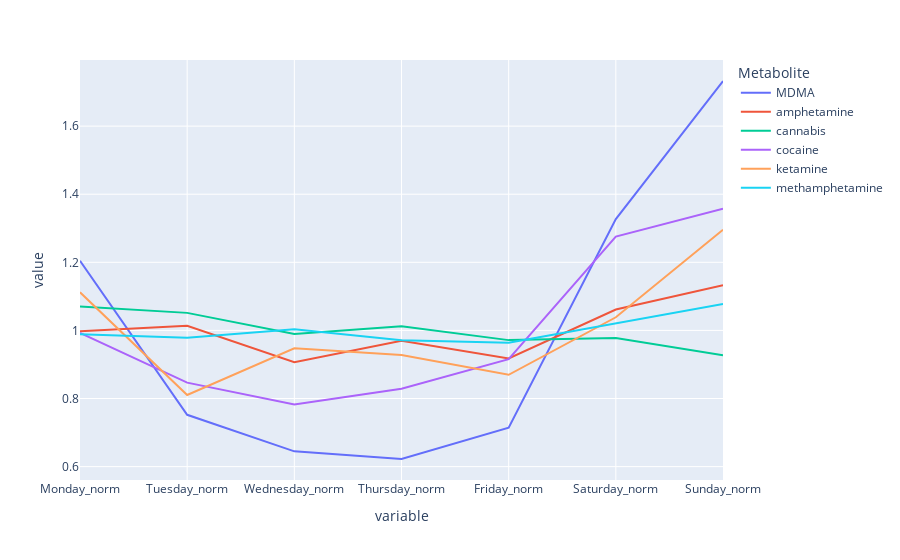

Notebook cell for this chart:
### Code cell
unique_drugs = df["Metabolite"].unique()
mean_day = df.groupby(["Metabolite"])[days_norm].mean()


mean_day=mean_day.reset_index()
mean_day=mean_day.melt(id_vars="Metabolite", value_vars=["Monday_norm","Tuesday_norm", "Wednesday_norm","Thursday_norm","Friday_norm","Saturday_norm","Sunday_norm"])
fig = px.line(mean_day, x="variable", y="value", color='Metabolite')
fig.show()
mean_day

### Figure 1 — Plotly figure (JSON) as saved in the notebook; plotly's stock layout.template omitted (floating-point values rounded to 4 significant figures)
{"data": [{"hovertemplate": "Metabolite=MDMA<br>variable=%{x}<br>value=%{y}<extra></extra>", "legendgroup": "MDMA", "line": {"color": "#636efa", "dash": "solid"}, "marker": {"symbol": "circle"}, "mode": "lines", "name": "MDMA", "orientation": "v", "showlegend": true, "type": "scatter", "x": ["Monday_norm", "Tuesday_norm", "Wednesday_norm", "Thursday_norm", "Friday_norm", "Saturday_norm", "Sunday_norm"], "xaxis": "x", "y": [1.205, 0.7521, 0.6448, 0.6223, 0.7145, 1.327, 1.733], "yaxis": "y"}, {"hovertemplate": "Metabolite=amphetamine<br>variable=%{x}<br>value=%{y}<extra></extra>", "legendgroup": "amphetamine", "line": {"color": "#EF553B", "dash": "solid"}, "marker": {"symbol": "circle"}, "mode": "lines", "name": "amphetamine", "orientation": "v", "showlegend": true, "type": "scatter", "x": ["Monday_norm", "Tuesday_norm", "Wednesday_norm", "Thursday_norm", "Friday_norm", "Saturday_norm", "Sunday_norm"], "xaxis": "x", "y": [0.9973, 1.014, 0.9066, 0.9695, 0.9178, 1.061, 1.133], "yaxis": "y"}, {"hovertemplate": "Metabolite=cannabis<br>variable=%{x}<br>value=%{y}<extra></extra>", "legendgroup": "cannabis", "line": {"color": "#00cc96", "dash": "solid"}, "marker": {"symbol": "circle"}, "mode": "lines", "name": "cannabis", "orientation": "v", "showlegend": true, "type": "scatter", "x": ["Monday_norm", "Tuesday_norm", "Wednesday_norm", "Thursday_norm", "Friday_norm", "Saturday_norm", "Sunday_norm"], "xaxis": "x", "y": [1.07, 1.052, 0.9894, 1.012, 0.9715, 0.978, 0.927], "yaxis": "y"}, {"hovertemplate": "Metabolite=cocaine<br>variable=%{x}<br>value=%{y}<extra></extra>", "legendgroup": "cocaine", "line": {"color": "#ab63fa", "dash": "solid"}, "marker": {"symbol": "circle"}, "mode": "lines", "name": "cocaine", "orientation": "v", "showlegend": true, "type": "scatter", "x": ["Monday_norm", "Tuesday_norm", "Wednesday_norm", "Thursday_norm", "Friday_norm", "Saturday_norm", "Sunday_norm"], "xaxis": "x", "y": [0.9928, 0.8467, 0.7827, 0.8289, 0.9156, 1.275, 1.357], "yaxis": "y"}, {"hovertemplate": "Metabolite=ketamine<br>variable=%{x}<br>value=%{y}<extra></extra>", "legendgroup": "ketamine", "line": {"color": "#FFA15A", "dash": "solid"}, "marker": {"symbol": "circle"}, "mode": "lines", "name": "ketamine", "orientation": "v", "showlegend": true, "type": "scatter", "x": ["Monday_norm", "Tuesday_norm", "Wednesday_norm", "Thursday_norm", "Friday_norm", "Saturday_norm", "Sunday_norm"], "xaxis": "x", "y": [1.112, 0.8104, 0.9476, 0.9275, 0.8697, 1.039, 1.296], "yaxis": "y"}, {"hovertemplate": "Metabolite=methamphetamine<br>variable=%{x}<br>value=%{y}<extra></extra>", "legendgroup": "methamphetamine", "line": {"color": "#19d3f3", "dash": "solid"}, "marker": {"symbol": "circle"}, "mode": "lines", "name": "methamphetamine", "orientation": "v", "showlegend": true, "type": "scatter", "x": ["Monday_norm", "Tuesday_norm", "Wednesday_norm", "Thursday_norm", "Friday_norm", "Saturday_norm", "Sunday_norm"], "xaxis": "x", "y": [0.9889, 0.9783, 1.003, 0.9712, 0.9638, 1.02, 1.077], "yaxis": "y"}], "layout": {"legend": {"title": {"text": "Metabolite"}, "tracegroupgap": 0}, "margin": {"t": 60}, "xaxis": {"anchor": "y", "domain": [0, 1], "title": {"text": "variable"}}, "yaxis": {"anchor": "x", "domain": [0, 1], "title": {"text": "value"}}}}
